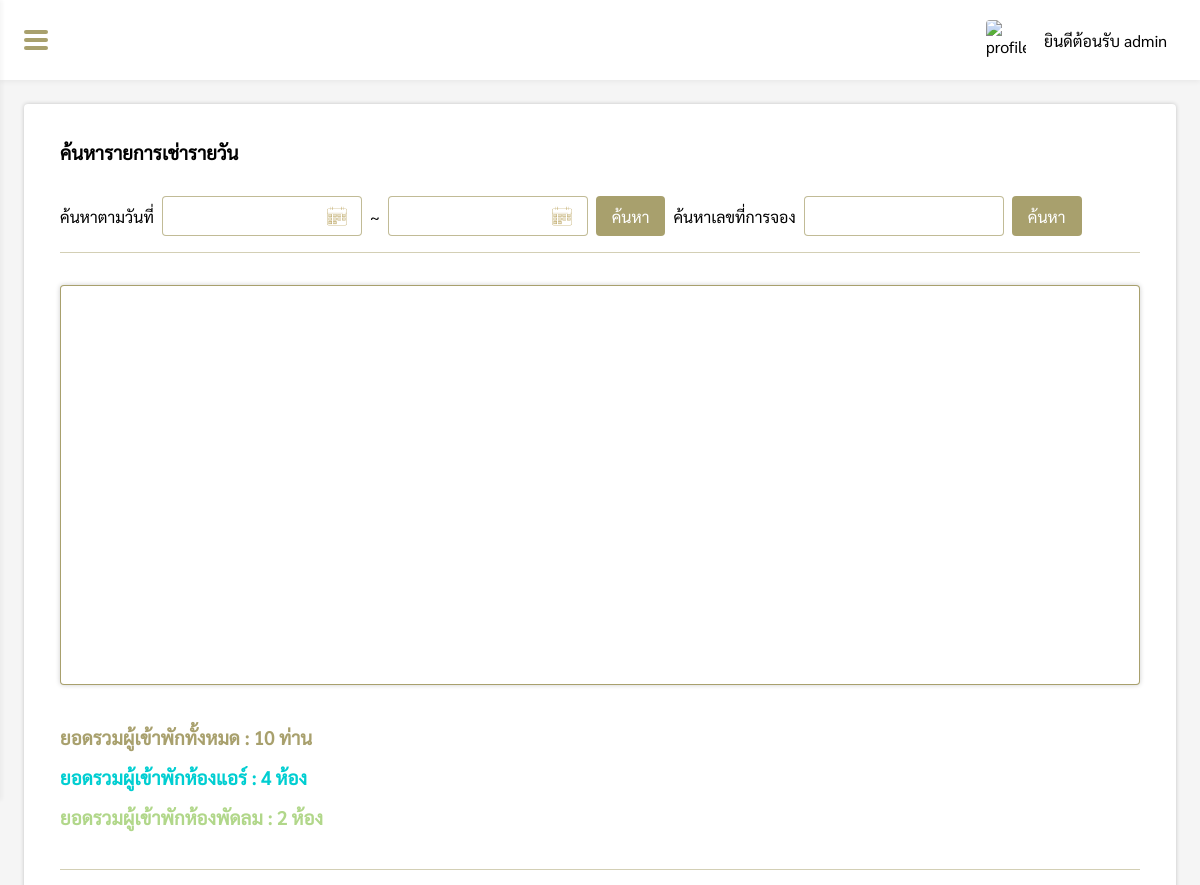
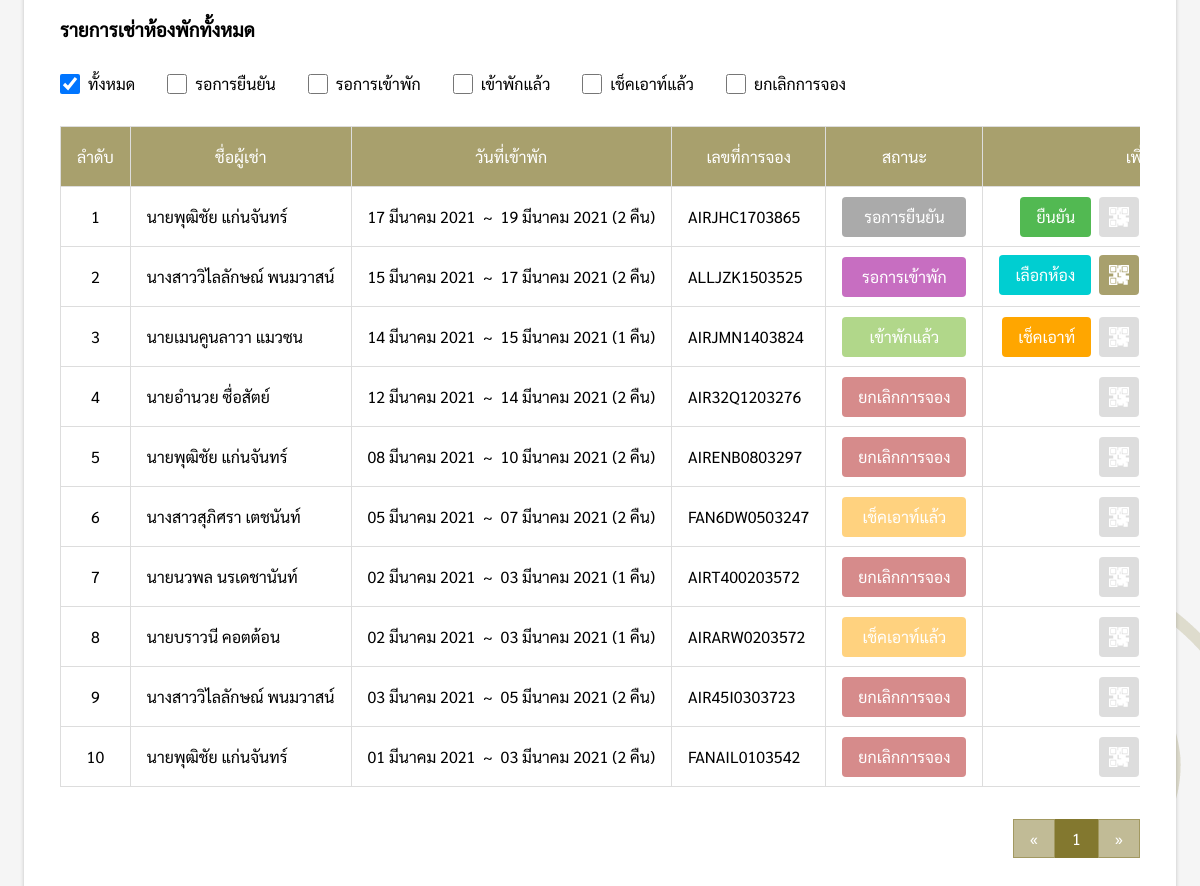
The app's page /pages/manage/daily/index.php (signed in) with its own data (2 pictures, top to bottom).
### tables this page shows
CREATE TABLE `daily` (
  `daily_id` int(11) NOT NULL,
  `name_title` varchar(10) NOT NULL,
  `firstname` varchar(50) NOT NULL,
  `lastname` varchar(50) NOT NULL,
  `id_card` varchar(13) NOT NULL,
  `email` varchar(100) NOT NULL,
  `tel` varchar(10) NOT NULL,
  `code` varchar(13) NOT NULL,
  `check_in` varchar(20) NOT NULL,
  `check_out` varchar(20) NOT NULL,
  `night` int(11) NOT NULL,
  `people` int(11) NOT NULL,
  `air_room` int(11) NOT NULL,
  `fan_room` int(11) NOT NULL,
  `daily_status` varchar(20) NOT NULL,
  `total_price` float(11,2) NOT NULL,
  `payment_price` float(11,2) NOT NULL,
  `payment_img` varchar(100) DEFAULT NULL,
  `warning_date` varchar(20) DEFAULT NULL,
  `room_select` varchar(100) DEFAULT NULL
);

### pages/manage/daily/index.php (the view, shortened to what the rows shown need)
<?php
if($_SESSION['level'] == 'admin' || $_SESSION['level'] == 'employee'){
    include('../../connection.php');
    $check_in = @$_REQUEST['check_in'];
    $check_out = @$_REQUEST['check_out'];
    $code = @$_REQUEST['code'];
    $check = @$_REQUEST['status'];
    function DateThai($strDate)
    {
        $strYear = date("Y",strtotime($strDate));
        $strMonth= date("n",strtotime($strDate));
        $strDay= date("d",strtotime($strDate));
        $strMonthCut = Array("","มกราคม", "กุมภาพันธ์", "มีนาคม","เมษายน", "พฤษภาคม", "มิถุนายน", "กรกฎาคม","สิงหาคม", "กันยายน", "ตุลาคม", "พฤศจิกายน", "ธันวาคม");
        $strMonthThai=$strMonthCut[$strMonth];
        return "$strDay $strMonthThai $strYear";
    }
?>
<!DOCTYPE html>
<html lang="en">
<head>
    <link rel="stylesheet" href="../../../css/daily.css">
    <link rel="stylesheet" href="../../../css/my-style.css">
    <link rel="stylesheet" href="../../../css/navbar.css">
</head>
<body>
    <div class="box">
        <div id="box-padding" style="padding:24px;">
            <div class="daily-box">
                <div>
                    <div>
                        <?php
                    $perpage = 10;
                    if(isset($_GET['page'])){
                        $page = $_GET['page'];
                    }else{
                        $page = 1;
                    }
                    $start = ($page - 1) * $perpage;
                    $num = $start + 1;
                    if(isset($check_in) && isset($check_out) && !isset($check)){
                        $sql = "SELECT * FROM daily WHERE (check_in BETWEEN '$check_in' AND '$check_out') OR (check_out BETWEEN '$check_in' AND '$check_out') OR ('$check_in' BETWEEN check_in AND check_out) OR ('$check_out' BETWEEN check_in AND check_out ) ORDER BY daily_id DESC LIMIT {$start} , {$perpage}";
                    }else if(isset($code)){
                        $sql = "SELECT * FROM daily WHERE code = '$code' ORDER BY daily_id DESC";
                    }else{
                        $sql = "SELECT * FROM daily ORDER BY daily_id DESC LIMIT {$start} , {$perpage}";
                    }
                    $result = $conn->query($sql);
                    ?>
                        <?php
                        if ($result->num_rows > 0) {
                        ?>
                        <div style="overflow-x: auto;overflow-y: hidden;">
                            <table>
                                <tr>
                                    <th>ลำดับ</th>
                                    <th>ชื่อผู้เช่า</th>
                                    <th>วันที่เข้าพัก</th>
                                    <th>เลขที่การจอง</th>
                                    <th>สถานะ</th>
                                    <th>เพิ่มเติม</th>
                                </tr>
                                <?php
                                while($row = $result->fetch_assoc()) {
                                ?>
                                <form action="function/acceptRent.php?daily_id=<?php echo $row["daily_id"]; ?>" method="POST">
                                    <tr>
                                        <td><?php echo $num; ?></td>
                                        <td><?php echo $row['name_title'].$row['firstname'] ." " .$row['lastname']; ?></td>
                                        <td><?php echo DateThai($row['check_in']) ."&nbsp; ~ &nbsp;" .DateThai($row['check_out']) ." (".$row['night']." คืน)"?></td>
                                        <td><?php echo $row['code']; ?></td>
                                        <td><?php if($row['daily_status'] == 'เข้าพักแล้ว'){ echo "<button type='button' class='confirmed-btn'>เข้าพักแล้ว</button>"; }else if($row['daily_status'] == "เช็คเอาท์แล้ว"){ echo "<button type='button' class='checkoutStatus-btn'>เช็คเอาท์แล้ว</button>"; }else if($row['daily_status'] == "ยกเลิกการจอง"){ echo "<button type='button' class='canceldaily-btn'>ยกเลิกการจอง</button>"; }else if($row['daily_status'] == "รอการเข้าพัก"){ echo "<button type='button' class='pending-btn'>รอการเข้าพัก</button>"; }else{ echo "<button type='button' class='waiting-btn'>รอการยืนยัน</button>";} ?></td>
                                        <td>
                                            <div class="option-grid">
                                                <?php
                                                if($row['daily_status'] == 'รอการยืนยัน'){
                                                ?>
                                                    <button type="submit" class="acceptRent-btn">ยืนยัน</button>
                                                <?php
                                                }else if($row['daily_status'] == 'รอการเข้าพัก'){
                                                ?>
                                                    <button type="button" class="select_room" onclick="window.open('selectroom.php?daily_id=<?php echo $row['daily_id']; ?>','_blank')">เลือกห้อง</button>
                                                <?php
                                                }else if($row['daily_status'] == 'เข้าพักแล้ว'){
                                                ?>
                                                    <button type="button" class="checkout-btn" onclick="window.open('confirm_checkout.php?daily_id=<?php echo $row['daily_id']; ?>','_blank')">เช็คเอาท์</button>
                                                <?php
                                                }
                                                ?>
                                                <?php
                                                if($row["daily_status"] == "รอการเข้าพัก"){
                                                ?>
                                                <a href="../../images/daily/<?php echo $row["code"]; ?>/promptpay/qr-code.png" target="_blank"><button type="button" class="qr" title="QR Code สำหรับชำระค่ามัดจำคีย์การ์ด"></button></a>
                                                <?php
                                                }else{
                                                ?>
                                                <button class="qr" disabled></button>
                                                <?php } ?>
                                            </div>
                                        </td>
                                    </tr>
                                </form>
                                <?php $num++; } ?>
                            </table>
                        </div>
                        <?php
                        }else{
                            echo "<div style='padding-top:32px;'>ไม่มีรายการเช่ารายวัน</div>";
                        }
                        ?>
                    </div>
                </div>
            </div>
        </div>
    </div>
</body>
</html>
<?php
}else{
    Header("Location: ../../login.php");
}
?>

### records on screen
daily: name_title "นาย", firstname "พุฒิชัย", lastname "แก่นจันทร์", check_in "17 มีนาคม 2021", check_out "19 มีนาคม 2021", night "2", code "AIRJHC1703865", daily_status "รอการยืนยัน"
daily: name_title "นางสาว", firstname "วิไลลักษณ์", lastname "พนมวาสน์", check_in "15 มีนาคม 2021", check_out "17 มีนาคม 2021", night "2", code "ALLJZK1503525", daily_status "รอการเข้าพัก"
daily: name_title "นาย", firstname "เมนคูนลาวา", lastname "แมวซน", check_in "14 มีนาคม 2021", check_out "15 มีนาคม 2021", night "1", code "AIRJMN1403824", daily_status "เข้าพักแล้ว"
daily: name_title "นาย", firstname "อำนวย", lastname "ซื่อสัตย์", check_in "12 มีนาคม 2021", check_out "14 มีนาคม 2021", night "2", code "AIR32Q1203276", daily_status "ยกเลิกการจอง"
daily: name_title "นาย", firstname "พุฒิชัย", lastname "แก่นจันทร์", check_in "08 มีนาคม 2021", check_out "10 มีนาคม 2021", night "2", code "AIRENB0803297", daily_status "ยกเลิกการจอง"
daily: name_title "นางสาว", firstname "สุภิศรา", lastname "เตชนันท์", check_in "05 มีนาคม 2021", check_out "07 มีนาคม 2021", night "2", code "FAN6DW0503247", daily_status "เช็คเอาท์แล้ว"
daily: name_title "นาย", firstname "นวพล", lastname "นรเดชานันท์", check_in "02 มีนาคม 2021", check_out "03 มีนาคม 2021", night "1", code "AIRT400203572", daily_status "ยกเลิกการจอง"
daily: name_title "นาย", firstname "บราวนี", lastname "คอตต้อน", check_in "02 มีนาคม 2021", check_out "03 มีนาคม 2021", night "1", code "AIRARW0203572", daily_status "เช็คเอาท์แล้ว"
daily: name_title "นางสาว", firstname "วิไลลักษณ์", lastname "พนมวาสน์", check_in "03 มีนาคม 2021", check_out "05 มีนาคม 2021", night "2", code "AIR45I0303723", daily_status "ยกเลิกการจอง"
daily: name_title "นาย", firstname "พุฒิชัย", lastname "แก่นจันทร์", check_in "01 มีนาคม 2021", check_out "03 มีนาคม 2021", night "2", code "FANAIL0103542", daily_status "ยกเลิกการจอง"

### other values on screen
$_SESSION['name'] "admin"
$q2["total_people"] "10"
$q2["total_air"] "4"
$q2["total_fan"] "2"
